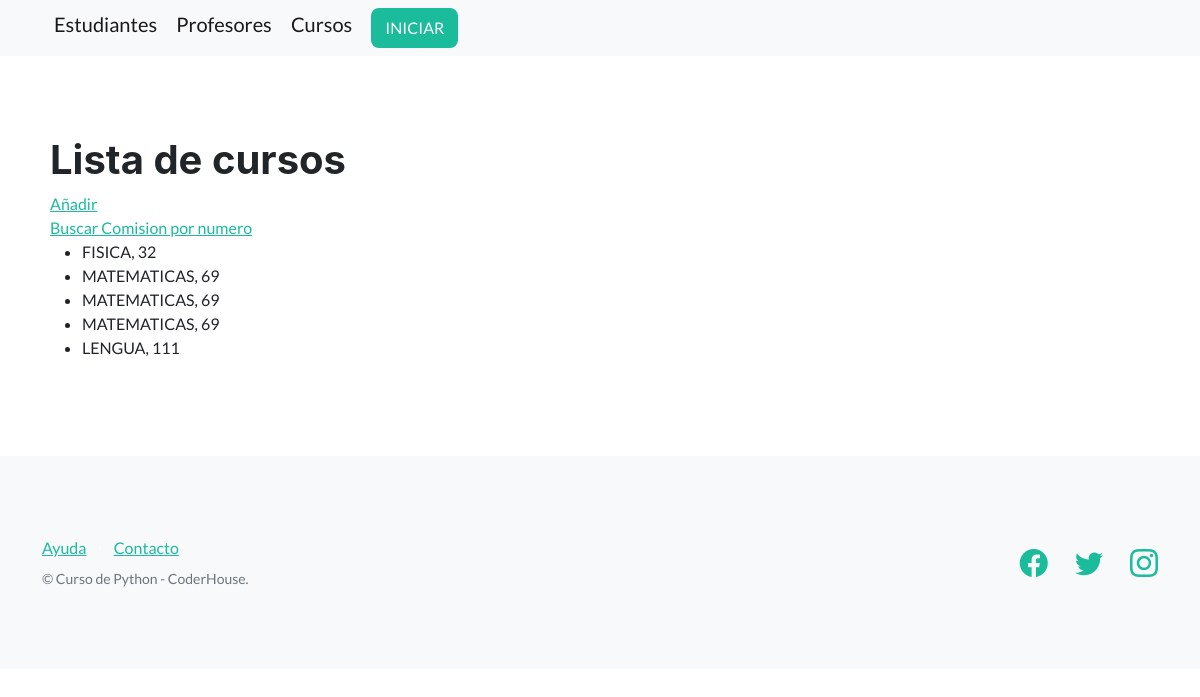
Before: /cursos/ with the older database file.
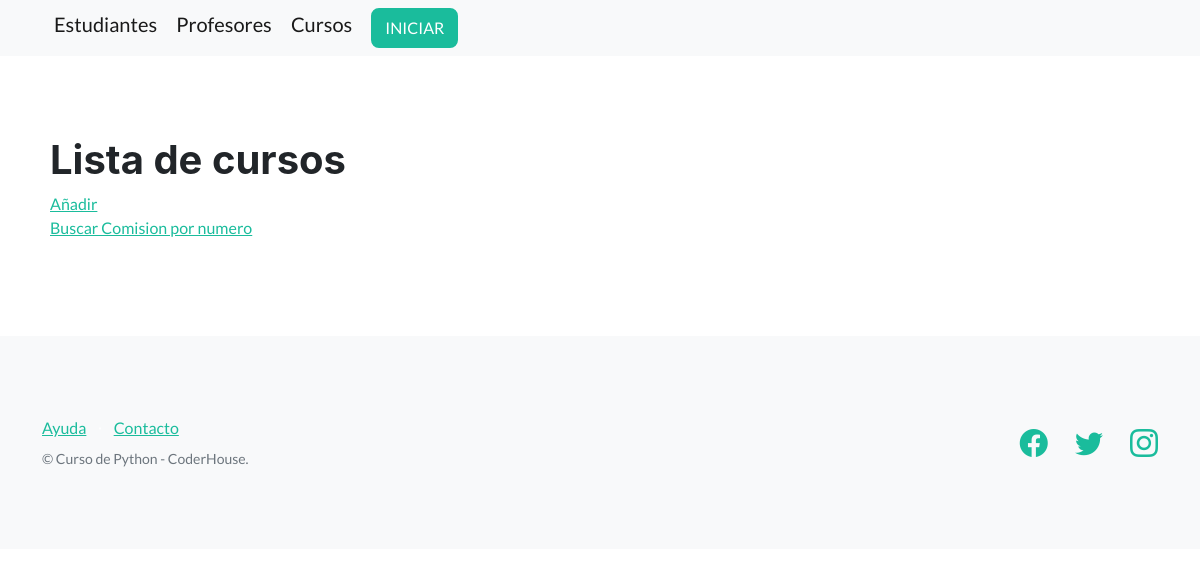
After: the same page with the newer database file.
### app1/models.py (models this page shows, shortened)
class Curso(models.Model):
    nombre = models.CharField(max_length=64)
    comision = models.IntegerField()

### app1/views.py (the view)
# urls.py: path('cursos/', listar_cursos, name="listar_cursos"),
def listar_cursos(request):
    contexto = {
        'cursos': Curso.objects.all()
    }
    return render(
        request=request,
        template_name='app1/lista_cursos.html',
        context=contexto,
    )

### app1/templates/app1/lista_cursos.html (shortened to what this page needs)
{% extends "app1/base.html" %}
{% block contenido %}
<h1>Lista de cursos</h1>
<a href="{% url 'crear_curso' %}">Añadir</a>
<br>
<a href="{% url 'buscar_curso' %}">Buscar Comision por numero</a>
<ul>
{% for curso in cursos %}
  <li>{{ curso.nombre }}, {{ curso.comision }}</li>
{% endfor %}
</ul>
{% endblock contenido %}

### app1/templates/app1/base.html (shortened to what this page needs)
{% load static %}
<!DOCTYPE html>
<html lang="en">
    <head>
        <link href="https://cdn.jsdelivr.net/npm/bootstrap-icons@1.5.0/font/bootstrap-icons.css" rel="stylesheet" type="text/css" />
        <link href="{% static 'css/styles.css' %}" rel="stylesheet" />
    </head>
    <body>
        <nav class="navbar navbar-light bg-light static-top">
            <div class="container">
                <div class="container">
                    <a class="navbar-brand" href="{% url 'listar_estudiantes' %}">Estudiantes</a>
                    <a class="navbar-brand" href="{% url 'listar_profesores' %}">Profesores</a>
                    <a class="navbar-brand" href="{% url 'listar_cursos' %}">Cursos</a>
                    <a class="btn btn-primary" href="{% url 'inicio' %}">INICIAR</a>
                </div>
            </div>
        </nav>
        <section style="padding:80px 50px;">
            {% block contenido %}
            {% endblock contenido %}
        </section>
        <footer class="footer bg-light">
            <div class="container">
                <div class="row">
                    <div class="col-lg-6 h-100 text-center text-lg-start my-auto">
                        <ul class="list-inline mb-2">
                            <li class="list-inline-item"><a href="#!">Ayuda</a></li>
                            <li class="list-inline-item">⋅</li>
                            <li class="list-inline-item"><a href="#!">Contacto</a></li>
                        </ul>
                        <p class="text-muted small mb-4 mb-lg-0">&copy; Curso de Python - CoderHouse.</p>
                    </div>
                    <div class="col-lg-6 h-100 text-center text-lg-end my-auto">
                        <ul class="list-inline mb-0">
                            <li class="list-inline-item me-4">
                                <a href="#!"><i class="bi-facebook fs-3"></i></a>
                            </li>
                            <li class="list-inline-item me-4">
                                <a href="#!"><i class="bi-twitter fs-3"></i></a>
                            </li>
                            <li class="list-inline-item">
                                <a href="https://www.instagram.com/espndeportes/?hl=es"><i class="bi-instagram fs-3"></i></a>
                            </li>
                        </ul>
                    </div>
                </div>
            </div>
        </footer>
    </body>
</html>

Changed rows visible on the page:
removed Curso: nombre "FISICA", comision "32"
removed Curso: nombre "MATEMATICAS", comision "69"
removed Curso: nombre "MATEMATICAS", comision "69"
removed Curso: nombre "MATEMATICAS", comision "69"
removed Curso: nombre "LENGUA", comision "111"
